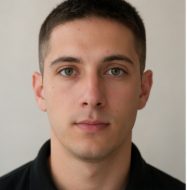
#> input picture TestPy/Algs/test_faces/1.1.png, 187 x 190 px; its folder holds only this picture in this run
$ jupyter execute --allow-errors PCA.ipynb
#> lines starting #> are read from the running program, lines starting #| are printed output that depends on the picture
[cell 1]
import numpy as np
import cv2
from pathlib import Path
import matplotlib.pyplot as plt
from sklearn.svm import SVC
from sklearn.model_selection import train_test_split
from sklearn.preprocessing import LabelEncoder

path = Path("./test_faces")
images = []
for p in path.iterdir():
    img_aux = cv2.imread(str(p), cv2.IMREAD_GRAYSCALE)
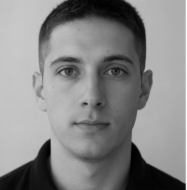
#> img_aux: shape (190, 187); min 0, max 251, mean 133.7
    if img_aux is None:
        continue
    img_res = cv2.resize(img_aux, (100, 100))
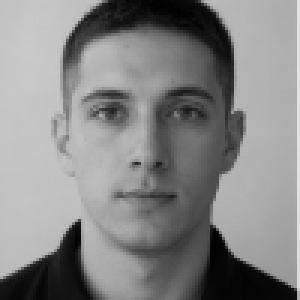
#> img_res: shape (100, 100) (shown 3 times larger); min 0, max 228, mean 133.6
    images.append(img_res.flatten())

X = np.array(images).astype(np.float32)
print(X.shape)
#| (1, 10000)

## In urmatoarea parte calculez fata medie

[cell 2]
psi = np.mean(X, axis=0)
#> psi = 10000 values, max 228 at index 2399, min 0 at index 8071, mean 133.6
print(psi.shape)
#| (10000,)
psi_img = psi.reshape(100, 100)
plt.imshow(psi_img, cmap='gray')
plt.title('Fata medie')
plt.axis('off')
plt.show()

### Noua poza medie

[cell 3]
A = X - psi
C = np.dot(A,np.transpose(A))
#> C = [0]
vect_vals, vect_props = np.linalg.eigh(C)
#> vect_vals = [0]; vect_props = [1]
idx = np.argsort(vect_vals)[::-1]
#> idx = [0]
vect_vals = vect_vals[idx]
vect_props = vect_props[:,idx]
print(A.shape)
#| (1, 10000)
print(vect_vals.shape)
#| (1,)
print(vect_props.shape)
#| (1, 1)
#print(vect_vals)
#print(vect_props)

[cell 4]
#eu am A pe randuri, nu coloana , este vect transpus
K = 9
new_V_props = vect_props[:,:K]
#> new_V_props = [1]
print(new_V_props.shape)
#| (1, 1)
u = np.dot(np.transpose(A),new_V_props)
#> u = 10000 values from 0 to 0
u = u / np.linalg.norm(u, axis=0)
print(u.shape)
#| (10000, 1)
w = np.dot(A,u)
#> w = [nan]
print(w.shape)
#| (1, 1)

$ run again, on TestPy/Algs/test_faces/2.2.png
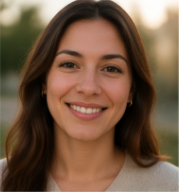
#> input picture TestPy/Algs/test_faces/2.2.png, 179 x 192 px
#> `img_aux = cv2.imread(str(p), cv2.IMREAD_GRAYSCALE)`:
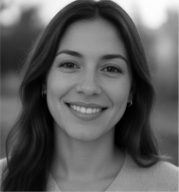
#> img_aux: shape (192, 179); min 0, max 253, mean 93.7
#> `img_res = cv2.resize(img_aux, (100, 100))`:
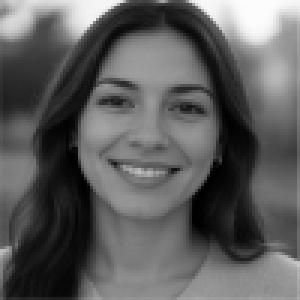
#> img_res: shape (100, 100) (shown 3 times larger); min 0, max 253, mean 93.6
#| (1, 10000)
#> psi = 10000 values, max 253 at index 81, min 0 at index 5223, mean 93.65
#| (10000,)
#> C = [0]
#> vect_props = [1]
#> idx = [0]
#| (1, 10000)
#| (1,)
#| (1, 1)
#> new_V_props = [1]
#| (1, 1)
#> u = 10000 values from 0 to 0
#| (10000, 1)
#> w = [nan]
#| (1, 1)

$ run again, on TestPy/Algs/test_faces/2.3.png
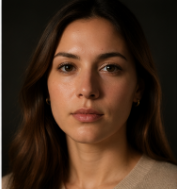
#> input picture TestPy/Algs/test_faces/2.3.png, 177 x 189 px
#> `img_aux = cv2.imread(str(p), cv2.IMREAD_GRAYSCALE)`:
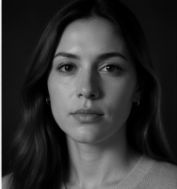
#> img_aux: shape (189, 177); min 0, max 246, mean 50.7
#> `img_res = cv2.resize(img_aux, (100, 100))`:
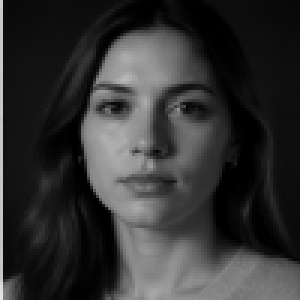
#> img_res: shape (100, 100) (shown 3 times larger); min 0, max 226, mean 50.5
#| (1, 10000)
#> psi = 10000 values, max 226 at index 9900, min 0 at index 50, mean 50.52
#| (10000,)
#> C = [0]
#> vect_props = [1]
#> idx = [0]
#| (1, 10000)
#| (1,)
#| (1, 1)
#> new_V_props = [1]
#| (1, 1)
#> u = 10000 values from 0 to 0
#| (10000, 1)
#> w = [nan]
#| (1, 1)

$ run again, on TestPy/Algs/test_faces/3.1.png
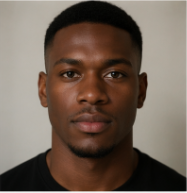
#> input picture TestPy/Algs/test_faces/3.1.png, 187 x 193 px
#> `img_aux = cv2.imread(str(p), cv2.IMREAD_GRAYSCALE)`:
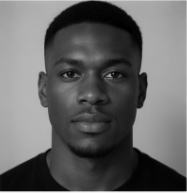
#> img_aux: shape (193, 187); min 0, max 245, mean 100.3
#> `img_res = cv2.resize(img_aux, (100, 100))`:
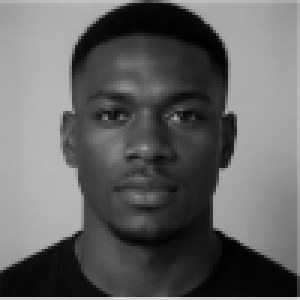
#> img_res: shape (100, 100) (shown 3 times larger); min 0, max 217, mean 100.2
#| (1, 10000)
#> psi = 10000 values, max 217 at index 9954, min 0 at index 1467, mean 100.2
#| (10000,)
#> C = [0]
#> vect_props = [1]
#> idx = [0]
#| (1, 10000)
#| (1,)
#| (1, 1)
#> new_V_props = [1]
#| (1, 1)
#> u = 10000 values from 0 to 0
#| (10000, 1)
#> w = [nan]
#| (1, 1)

$ run again, on TestPy/Algs/test_faces/1.2.png
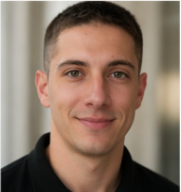
#> input picture TestPy/Algs/test_faces/1.2.png, 181 x 192 px
#> `img_aux = cv2.imread(str(p), cv2.IMREAD_GRAYSCALE)`:
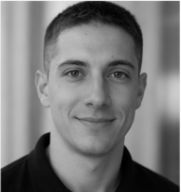
#> img_aux: shape (192, 181); min 0, max 252, mean 120
#> `img_res = cv2.resize(img_aux, (100, 100))`:
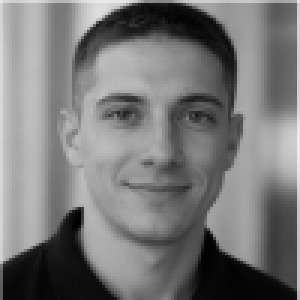
#> img_res: shape (100, 100) (shown 3 times larger); min 0, max 236, mean 120
#| (1, 10000)
#> psi = 10000 values, max 236 at index 4699, min 0 at index 7326, mean 120
#| (10000,)
#> C = [0]
#> vect_props = [1]
#> idx = [0]
#| (1, 10000)
#| (1,)
#| (1, 1)
#> new_V_props = [1]
#| (1, 1)
#> u = 10000 values from 0 to 0
#| (10000, 1)
#> w = [nan]
#| (1, 1)
